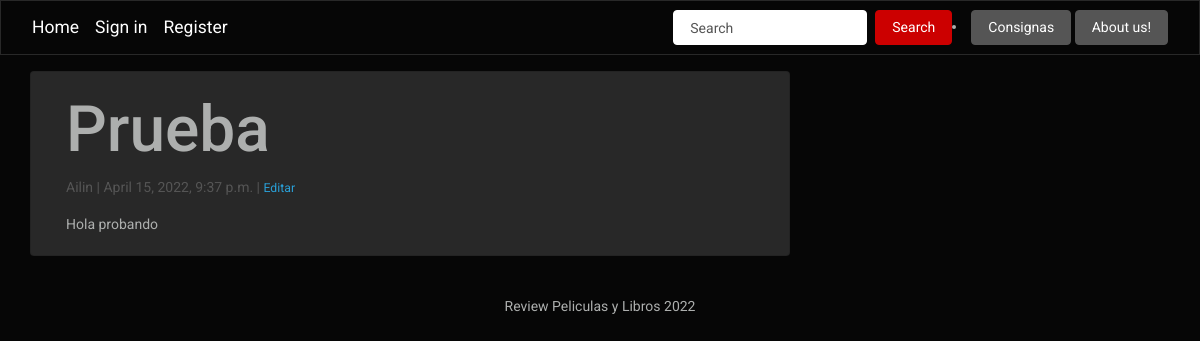
The app's page /post/Pruebaaa/ with its own data.
### App/models.py (models this page shows, shortened)
class Post(models.Model):
  title = models.CharField(max_length = 200, unique = True)
  slug = models.SlugField(max_length = 200, unique = True)
  author = models.ForeignKey(User, on_delete = models.CASCADE, related_name='blog_posts') #para que si se elimina un autor, elimine todos los posts del autor
  created_on = models.DateTimeField(auto_now_add = True) #día actual
  updated_on = models.DateTimeField(auto_now = True) #el día que se modificó
  content = models.TextField()
  status = models.IntegerField(choices = STATUS, default = 0)
  category = models.CharField(max_length = 200, default = 'Sin categorizar')
  class Meta:
    ordering = ['-created_on']

### App/views.py (the view)
# urls.py: path('post/<slug:slug>/', views.DetailView.as_view(), name= 'post_detail'),
class DetailView(generic.DetailView):
  model = Post
  template_name = 'post_detail.html'

### App/templates/post_detail.html
{% extends 'base.html' %}
{% block content %}
<div class="container">
  <div class="row">
    <div class="col-md-8 card mb-4  mt-3 left  top">
      <div class="card-body">
        <h1>{% block title %} {{ object.title }} {% endblock title %}</h1>
        <p class=" text-muted">{{ post.author }} | {{ post.created_on }} | <small> <a href="{% url 'update_post' post.slug  %}"> Editar </a> </small> </p>
        <p class="card-text ">{{ object.content | safe }}</p>
      </div>
    </div>
  </div>
</div>
{% endblock content %}

### records on screen
Post: title "Prueba", author "Ailin", created_on "April 15, 2022, 9:37 p.m.", content "Hola probando"
